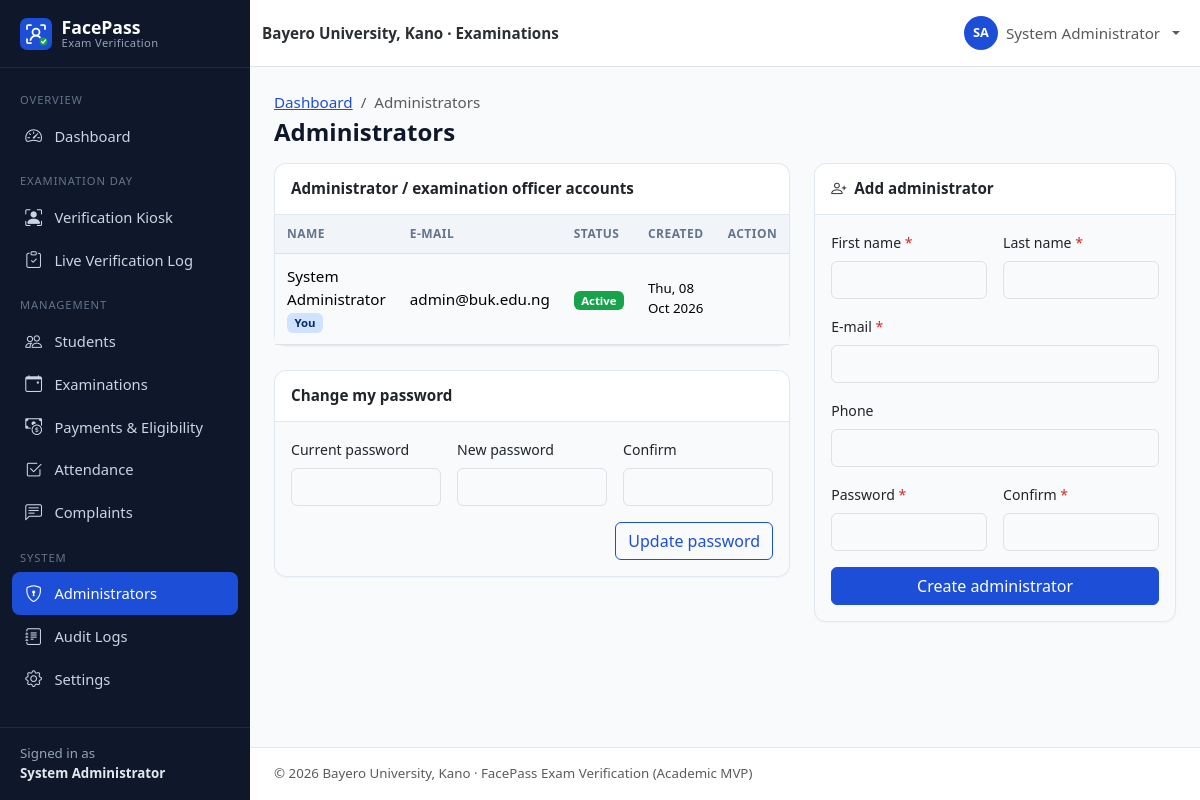
The page /admin/users.php (signed in) on the database its author committed.
### tables this page shows
CREATE TABLE users (
    id               INT UNSIGNED NOT NULL AUTO_INCREMENT,
    student_id       VARCHAR(30)  NULL,                 
    first_name       VARCHAR(60)  NOT NULL,
    last_name        VARCHAR(60)  NOT NULL,
    email            VARCHAR(120) NOT NULL,
    phone            VARCHAR(20)  NULL,
    password         VARCHAR(255) NOT NULL,             
    role             ENUM('admin','student') NOT NULL DEFAULT 'student',
    department       VARCHAR(100) NULL,
    level            VARCHAR(10)  NULL,                 
    faculty          VARCHAR(100) NULL,
    face_registered  TINYINT(1)   NOT NULL DEFAULT 0,
    account_status   ENUM('active','inactive','suspended') NOT NULL DEFAULT 'active',
    created_at       TIMESTAMP    NOT NULL DEFAULT CURRENT_TIMESTAMP,
    updated_at       TIMESTAMP    NOT NULL DEFAULT CURRENT_TIMESTAMP ON UPDATE CURRENT_TIMESTAMP,
    PRIMARY KEY (id),
    UNIQUE KEY uq_users_student_id (student_id),
    UNIQUE KEY uq_users_email (email),
    KEY idx_users_role (role),
    KEY idx_users_dept_level (department, level),
    KEY idx_users_status (account_status)
);

### config/database.php (called while the page is built, shortened)
<?php
function db(): PDO
{
    static $pdo = null;
    if ($pdo === null) {
        $dsn = sprintf(
            'mysql:host=%s;port=%s;dbname=%s;charset=utf8mb4',
            DB_HOST,
            DB_PORT,
            DB_NAME
        );
        $pdo = new PDO($dsn, DB_USER, DB_PASS, [
            PDO::ATTR_ERRMODE            => PDO::ERRMODE_EXCEPTION,
            PDO::ATTR_DEFAULT_FETCH_MODE => PDO::FETCH_ASSOC,
            PDO::ATTR_EMULATE_PREPARES   => false,
        ]);
        $offset = (new DateTime('now', new DateTimeZone(APP_TIMEZONE)))->format('P');
        $stmt = $pdo->prepare('SET time_zone = ?');
        $stmt->execute([$offset]);
    }
    return $pdo;
}

### includes/auth.php (called while the page is built, shortened)
<?php
function current_user(): ?array
{
    static $user = false;
    if ($user !== false) {
        return $user;
    }
    $user = null;
    if (!empty($_SESSION['user_id'])) {
        $stmt = db()->prepare('SELECT * FROM users WHERE id = ?');
        $stmt->execute([(int) $_SESSION['user_id']]);
        $row = $stmt->fetch();
        if ($row && $row['account_status'] === 'active' && $row['role'] === ($_SESSION['role'] ?? '')) {
            $user = $row;
        } else {
            logout_user();
        }
    }
    return $user;
}
function requireLogin(): array
{
    $user = current_user();
    return $user;
}
function requireAdmin(): array
{
    $user = requireLogin();
    return $user;
}

### admin/users.php (the view, shortened to what this page needs)
<?php
$me = requireAdmin();
$pdo = db();
$form = ['first_name' => '', 'last_name' => '', 'email' => '', 'phone' => ''];
$admins = $pdo->query("SELECT * FROM users WHERE role = 'admin' ORDER BY created_at")->fetchAll();
$pageTitle = 'Administrators';
$breadcrumbs = ['Dashboard' => 'admin/dashboard.php', 'Administrators' => null];
require __DIR__ . '/../includes/header.php';
?>
<div class="row g-4">
    <div class="col-xl-7">
        <div class="card">
            <div class="card-header">Administrator / examination officer accounts</div>
            <div class="table-responsive">
                <table class="table align-middle table-card">
                    <thead><tr><th>Name</th><th>E-mail</th><th>Status</th><th>Created</th><th class="text-end">Action</th></tr></thead>
                    <tbody>
                    <?php foreach ($admins as $a): ?>
                        <tr>
                            <td><?= e(full_name($a)) ?><?= (int) $a['id'] === (int) $me['id'] ? ' <span class="badge bg-primary-subtle text-primary-emphasis">You</span>' : '' ?></td>
                            <td><?= e($a['email']) ?></td>
                            <td><?= status_badge($a['account_status']) ?></td>
                            <td class="small"><?= e(fmt_date($a['created_at'])) ?></td>
                            <td class="text-end">
                            </td>
                        </tr>
                    <?php endforeach; ?>
                    </tbody>
                </table>
            </div>
        </div>
        <div class="card mt-4">
            <div class="card-header">Change my password</div>
            <div class="card-body">
                <form method="post" class="row g-3 needs-validation" novalidate>
                    <div class="col-md-4"><label class="form-label" for="current_password">Current password</label>
                        <input type="password" class="form-control" id="current_password" name="current_password" required autocomplete="current-password"></div>
                    <div class="col-md-4"><label class="form-label" for="new_password">New password</label>
                        <input type="password" class="form-control" id="new_password" name="new_password" minlength="10" required autocomplete="new-password"></div>
                    <div class="col-md-4"><label class="form-label" for="new_password_confirm">Confirm</label>
                        <input type="password" class="form-control" id="new_password_confirm" name="new_password_confirm" data-match="#new_password" required autocomplete="new-password">
                        <div class="invalid-feedback">Passwords do not match.</div></div>
                    <div class="col-12 text-end"><button class="btn btn-outline-primary">Update password</button></div>
                </form>
            </div>
        </div>
    </div>
    <div class="col-xl-5">
        <div class="card">
            <div class="card-header"><i class="bi bi-person-plus me-2"></i>Add administrator</div>
            <div class="card-body">
                <form method="post" class="needs-validation" novalidate>
                    <div class="row g-3">
                        <div class="col-6"><label class="form-label required" for="first_name">First name</label>
                            <input class="form-control" id="first_name" name="first_name" value="<?= e($form['first_name']) ?>" required maxlength="60"></div>
                        <div class="col-6"><label class="form-label required" for="last_name">Last name</label>
                            <input class="form-control" id="last_name" name="last_name" value="<?= e($form['last_name']) ?>" required maxlength="60"></div>
                        <div class="col-12"><label class="form-label required" for="email">E-mail</label>
                            <input type="email" class="form-control" id="email" name="email" value="<?= e($form['email']) ?>" required maxlength="120"></div>
                        <div class="col-12"><label class="form-label" for="phone">Phone</label>
                            <input class="form-control" id="phone" name="phone" value="<?= e($form['phone']) ?>" maxlength="20"></div>
                        <div class="col-6"><label class="form-label required" for="password">Password</label>
                            <input type="password" class="form-control" id="password" name="password" minlength="10" required autocomplete="new-password"></div>
                        <div class="col-6"><label class="form-label required" for="password_confirm">Confirm</label>
                            <input type="password" class="form-control" id="password_confirm" name="password_confirm" data-match="#password" required autocomplete="new-password">
                            <div class="invalid-feedback">Passwords do not match.</div></div>
                    </div>
                    <button class="btn btn-primary w-100 mt-3">Create administrator</button>
                </form>
            </div>
        </div>
    </div>
</div>
<?php require __DIR__ . '/../includes/footer.php'; ?>

### includes/header.php (shortened to what this page needs)
<?php
$pageTitle = $pageTitle ?? APP_NAME;
$layout = $layout ?? 'app';
$breadcrumbs = $breadcrumbs ?? [];
$bodyClass = $bodyClass ?? '';
$user = current_user();
$role = $user['role'] ?? null;
?>
<!doctype html>
<html lang="en">
<head>
    <link rel="stylesheet" href="<?= e(url('assets/vendor/bootstrap/bootstrap.min.css')) ?>">
    <link rel="stylesheet" href="<?= e(url('assets/vendor/bootstrap-icons/bootstrap-icons.min.css')) ?>">
    <link rel="stylesheet" href="<?= e(url('assets/css/style.css')) ?>">
    <?php if ($role === 'admin'): ?>
        <link rel="stylesheet" href="<?= e(url('assets/css/admin.css')) ?>">
    <?php elseif ($role === 'student'): ?>
        <link rel="stylesheet" href="<?= e(url('assets/css/student.css')) ?>">
    <?php endif; ?>
</head>
<body class="<?= e(trim("layout-$layout $bodyClass")) ?>">
<?php if ($layout === 'app' && $user): ?>
<div class="app-shell">
    <?php require __DIR__ . '/sidebar.php'; ?>
    <div class="app-main">
        <nav class="navbar navbar-expand bg-white border-bottom app-topbar sticky-top">
            <div class="container-fluid">
                <span class="navbar-text fw-semibold text-secondary-emphasis d-none d-sm-inline">
                    <?= e(INSTITUTION_NAME) ?> · Examinations
                </span>
                <ul class="navbar-nav ms-auto align-items-center">
                    <li class="nav-item dropdown">
                        <a class="nav-link dropdown-toggle d-flex align-items-center gap-2" href="#" role="button"
                           data-bs-toggle="dropdown" aria-expanded="false">
                            <span class="avatar-circle"><?= e(strtoupper(substr($user['first_name'], 0, 1) . substr($user['last_name'], 0, 1))) ?></span>
                            <span class="d-none d-md-inline"><?= e(full_name($user)) ?></span>
                        </a>
                    </li>
                </ul>
            </div>
        </nav>
        <main class="app-content container-fluid">
            <div class="d-flex flex-wrap justify-content-between align-items-center mb-3 gap-2">
                <div>
                    <?php if ($breadcrumbs): ?>
                        <nav aria-label="breadcrumb">
                            <ol class="breadcrumb small mb-1">
                                <?php foreach ($breadcrumbs as $label => $link): ?>
                                    <?php if ($link): ?>
                                        <li class="breadcrumb-item"><a href="<?= e(url($link)) ?>"><?= e($label) ?></a></li>
                                    <?php else: ?>
                                        <li class="breadcrumb-item active" aria-current="page"><?= e($label) ?></li>
                                    <?php endif; ?>
                                <?php endforeach; ?>
                            </ol>
                        </nav>
                    <?php endif; ?>
                    <h1 class="h4 mb-0 page-title"><?= e($pageTitle) ?></h1>
                </div>
            </div>
<?php else: ?>
<main class="plain-content">
<?php endif; ?>

### includes/sidebar.php (shortened to what this page needs)
<?php
$current = str_replace('\\', '/', $_SERVER['SCRIPT_NAME'] ?? '');
if (($user['role'] ?? '') === 'admin') {
    $menu = [
        'Overview' => [
            ['admin/dashboard.php', 'bi-speedometer2', 'Dashboard'],
        ],
        'Examination Day' => [
            ['verification/index.php', 'bi-person-bounding-box', 'Verification Kiosk'],
            ['verification/result.php', 'bi-clipboard-check', 'Live Verification Log'],
        ],
        'Management' => [
            ['admin/students.php', 'bi-people', 'Students'],
            ['admin/examinations.php', 'bi-calendar-event', 'Examinations'],
            ['admin/payments.php', 'bi-cash-coin', 'Payments & Eligibility'],
            ['admin/attendance.php', 'bi-check2-square', 'Attendance'],
            ['admin/complaints.php', 'bi-chat-left-text', 'Complaints'],
        ],
        'System' => [
            ['admin/users.php', 'bi-shield-lock', 'Administrators'],
            ['admin/audit-logs.php', 'bi-journal-text', 'Audit Logs'],
            ['admin/settings.php', 'bi-gear', 'Settings'],
        ],
    ];
    $aliases = [
        'admin/student-view.php' => 'admin/students.php',
        'admin/enroll-face.php' => 'admin/students.php',
        'auth/register.php' => 'admin/students.php',
        'admin/examination-create.php' => 'admin/examinations.php',
    ];
}
$isActive = function (string $path) use ($current, $aliases): bool {
    foreach ($aliases as $child => $parent) {
        if ($parent === $path && str_ends_with($current, '/' . $child)) {
            return true;
        }
    }
    return str_ends_with($current, '/' . $path);
};
?>
<aside class="offcanvas-lg offcanvas-start app-sidebar" tabindex="-1" id="appSidebar" aria-labelledby="appSidebarLabel">
    <div class="offcanvas-body flex-column p-0">
        <div class="sidebar-desktop-brand d-none d-lg-block">
            <a class="sidebar-brand" href="<?= e(url('index.php')) ?>">
                <img src="<?= e(url('assets/images/logo.svg')) ?>" alt="" width="32" height="32">
                <span>FacePass<small>Exam Verification</small></span>
            </a>
        </div>
        <nav class="sidebar-nav">
            <?php foreach ($menu as $section => $items): ?>
                <div class="sidebar-section"><?= e($section) ?></div>
                <?php foreach ($items as [$path, $icon, $label]): ?>
                    <a class="sidebar-link<?= $isActive($path) ? ' active' : '' ?>" href="<?= e(url($path)) ?>">
                        <i class="bi <?= e($icon) ?>"></i><span><?= e($label) ?></span>
                    </a>
                <?php endforeach; ?>
            <?php endforeach; ?>
        </nav>
        <div class="sidebar-footer small">
            Signed in as<br><strong><?= e(full_name($user)) ?></strong>
        </div>
    </div>
</aside>

### includes/functions.php (shortened to what this page needs)
<?php
function e($value): string
{
    return htmlspecialchars((string) ($value ?? ''), ENT_QUOTES | ENT_SUBSTITUTE, 'UTF-8');
}
function base_url(): string
{
    static $base = null;
    if ($base !== null) {
        return $base;
    }
    $docRoot = realpath($_SERVER['DOCUMENT_ROOT'] ?? '') ?: '';
    $root = realpath(ROOT_PATH) ?: ROOT_PATH;
    $docRoot = str_replace('\\', '/', $docRoot);
    $root = str_replace('\\', '/', $root);
    $relative = '';
    if ($docRoot !== '' && stripos($root, $docRoot) === 0) {
        $relative = trim(substr($root, strlen($docRoot)), '/');
    }
    $base = $relative === '' ? '' : '/' . $relative;
    return $base;
}
function url(string $path = ''): string
{
    return base_url() . '/' . ltrim($path, '/');
}
function full_name(array $row): string
{
    return trim(($row['first_name'] ?? '') . ' ' . ($row['last_name'] ?? ''));
}
function fmt_date(?string $date): string
{
    return $date ? date('D, d M Y', strtotime($date)) : '—';
}
function status_badge(?string $status): string
{
    $map = [
        'scheduled' => 'primary', 'ongoing' => 'warning text-dark', 'completed' => 'success',
        'cancelled' => 'secondary', 'present' => 'success', 'absent' => 'danger',
        'rejected' => 'danger', 'pending' => 'warning text-dark', 'reviewed' => 'info text-dark',
        'resolved' => 'success', 'active' => 'success', 'inactive' => 'secondary',
        'suspended' => 'danger', 'facial_recognition' => 'primary', 'manual' => 'dark',
    ];
    $status = (string) $status;
    $class = $map[$status] ?? 'secondary';
    $label = ucwords(str_replace('_', ' ', $status));
    return '<span class="badge bg-' . $class . '">' . e($label) . '</span>';
}

### rows shown on the page
users: full_name($user) "System Administrator", first_name+last_name "SA", full_name($a) "System Administrator", shows "You", email "admin@buk.edu.ng", account_status "Active", created_at "Thu, 08 Oct 2026"

### other values the page prints
$section "OVERVIEW"
$label "Dashboard"
$section "EXAMINATION DAY"
$label "Verification Kiosk"
$label "Live Verification Log"
$section "MANAGEMENT"
$label "Students"
$label "Examinations"
$label "Payments & Eligibility"
$label "Attendance"
$label "Complaints"
$section "SYSTEM"
$label "Administrators"
$label "Audit Logs"
$label "Settings"
